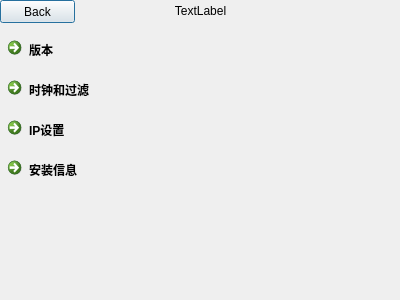
<?xml version="1.0" encoding="UTF-8"?>
<ui version="4.0">
 <class>Setting</class>
 <widget class="QDialog" name="Setting">
  <property name="geometry">
   <rect>
    <x>0</x>
    <y>0</y>
    <width>400</width>
    <height>300</height>
   </rect>
  </property>
  <property name="windowTitle">
   <string>设置</string>
  </property>
  <widget class="QLabel" name="label">
   <property name="geometry">
    <rect>
     <x>0</x>
     <y>0</y>
     <width>401</width>
     <height>21</height>
    </rect>
   </property>
   <property name="text">
    <string>TextLabel</string>
   </property>
   <property name="alignment">
    <set>Qt::AlignCenter</set>
   </property>
  </widget>
  <widget class="QPushButton" name="pushButton_back">
   <property name="geometry">
    <rect>
     <x>0</x>
     <y>0</y>
     <width>75</width>
     <height>23</height>
    </rect>
   </property>
   <property name="text">
    <string>Back</string>
   </property>
  </widget>
  <widget class="QCommandLinkButton" name="commandLinkButton_ver">
   <property name="geometry">
    <rect>
     <x>0</x>
     <y>30</y>
     <width>401</width>
     <height>31</height>
    </rect>
   </property>
   <property name="text">
    <string>版本</string>
   </property>
  </widget>
  <widget class="QCommandLinkButton" name="commandLinkButton_blk">
   <property name="geometry">
    <rect>
     <x>0</x>
     <y>70</y>
     <width>401</width>
     <height>31</height>
    </rect>
   </property>
   <property name="text">
    <string>时钟和过滤</string>
   </property>
  </widget>
  <widget class="QCommandLinkButton" name="commandLinkButton_ip">
   <property name="geometry">
    <rect>
     <x>0</x>
     <y>110</y>
     <width>401</width>
     <height>31</height>
    </rect>
   </property>
   <property name="text">
    <string>IP设置</string>
   </property>
  </widget>
  <widget class="QCommandLinkButton" name="commandLinkButton_inst">
   <property name="geometry">
    <rect>
     <x>0</x>
     <y>150</y>
     <width>401</width>
     <height>31</height>
    </rect>
   </property>
   <property name="text">
    <string>安装信息</string>
   </property>
  </widget>
 </widget>
 <resources/>
 <connections/>
</ui>
